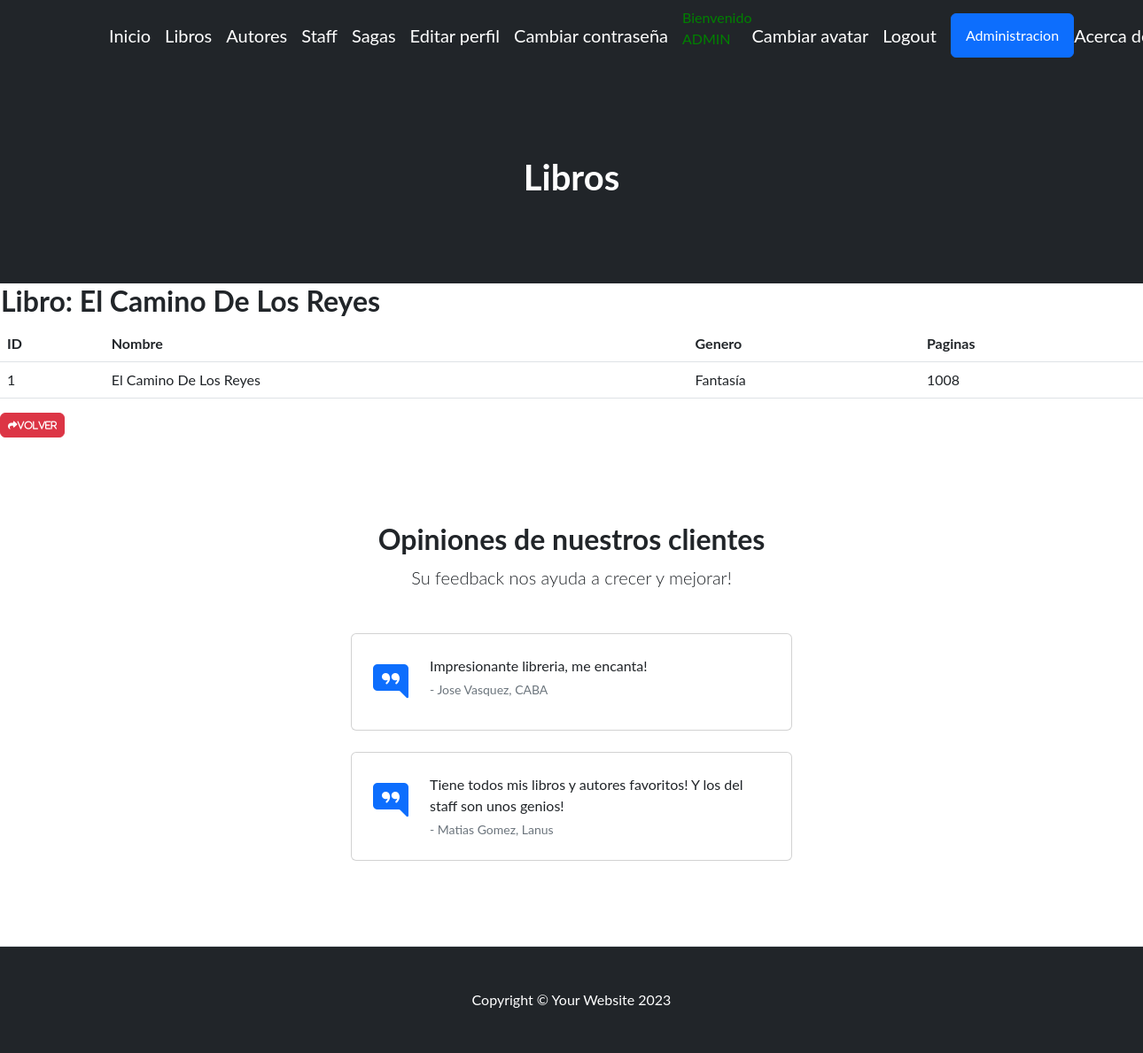
Page /miaplicacion/detail_libros/1/ (signed in) on the committed database.
### miaplicacion/models.py (models this page shows)
class Libros(models.Model):
    nombre = models.CharField(max_length=50)
    genero = models.CharField(max_length=50)
    cantidadDePaginas = models.IntegerField()
    def __str__(self):
        return f"{self.nombre}"

### miaplicacion/views.py (the view)
# urls.py: path('detail_libros/<int:pk>/', libroDetail.as_view(), name="detail_libro"),
class libroDetail(LoginRequiredMixin, DetailView):
    model = Libros

### miaplicacion/templates/miaplicacion/libros_detail.html (shortened to what this page needs)
{% extends 'miaplicacion/base.html' %}
{% load static %}
{% block cabecera %}Libros{% endblock cabecera %}
{% block contenido %}
<table>
    <tr>
        <td><h2>Libro: {{object}}</h2></td>
    </tr>
</table>
<table class="table">
  <thead>
    <tr>
      <th>ID</th>
      <th>Nombre</th>
      <th>Genero</th>
      <th>Paginas</th>
    </tr>
  </thead>
  <tbody>
    <tr>
      <td>{{ object.id }}</td>
      <td>{{ object.nombre }}</td>
      <td>{{ object.genero }}</td>
      <td>{{ object.cantidadDePaginas }}</td>
    </tr>
  </tbody>
</table>
<a
href="{% url 'Libros' %}"
class="btn btn-danger"
style="--bs-btn-padding-y: .25rem; --bs-btn-padding-x: .5rem; --bs-btn-font-size: .75rem;"
><i class="fa fa-share fa-sm" title="List Back">Volver</i>
</a>
{% endblock contenido %}

### miaplicacion/templates/miaplicacion/base.html (shortened to what this page needs)
<!DOCTYPE html>
<html lang="en">
    <head>
        {% load static %}
        <link href="https://cdn.jsdelivr.net/npm/bootstrap-icons@1.4.1/font/bootstrap-icons.css" rel="stylesheet" />
        <link rel="stylesheet" href="https://cdnjs.cloudflare.com/ajax/libs/font-awesome/6.4.0/css/all.min.css">
        <link href="{% static 'miaplicacion/css/styles.css' %}" rel="stylesheet" />
    </head>
    <body>
        <nav class="navbar navbar-expand-lg navbar-dark bg-dark">
            <div class="container px-5">
                <a class="navbar-brand" href="{% url 'Inicio' %}">Inicio</a>
                {% if user.is_authenticated %}
                    <a class="navbar-brand" href="{% url 'Libros' %}">Libros</a>
                    <a class="navbar-brand" href="{% url 'Autores' %}">Autores</a>
                    <a class="navbar-brand" href="{% url 'Staff' %}">Staff</a>
                    <a class="navbar-brand" href="{% url 'Sagas' %}">Sagas</a>
                    <a class="navbar-brand" href="{% url 'editar_perfil' %}">Editar perfil</a>
                    <a class="navbar-brand" href="{% url 'editar_password' %}">Cambiar contraseña</a>
                    <p style="color:green">Bienvenido {{user.username|upper}}
                    <a class="navbar-brand" href="{% url 'agregar_avatar' %}">Cambiar avatar</a>
                    <a class="navbar-brand" href="{% url 'logout' %}">Logout</a>
                    <a class="btn btn-primary" href="{% url 'admin:index' %}">Administracion</a>
                {% else %}
                    <a class="btn btn-info" href="{% url 'login' %}">Login</a>
                    <a class="btn btn-info" href="{% url 'register' %}">Registrarse</a>
                {% endif %}
                <a class="navbar-brand" href="{% url 'acerca_de_mi' %}">Acerca de mi</a>
            </div>
        </nav>
        <header class="bg-dark py-5">
            <div class="container px-5">
                <div class="row gx-5 justify-content-center">
                    <div class="col-lg-6">
                        <div class="text-center my-5">
                            <h1 class="mb-5" style="color:white">
                                {% block cabecera %}{% endblock cabecera %}
                            </h1>
                        </div>
                    </div>
                </div>
            </div>
        </header>
        {% block contenido %}
        {% endblock contenido %}
        <section class="py-5 border-bottom">
            <div class="container px-5 my-5 px-5">
                <div class="text-center mb-5">
                    <h2 class="fw-bolder">Opiniones de nuestros clientes</h2>
                    <p class="lead mb-0">Su feedback nos ayuda a crecer y mejorar!</p>
                </div>
                <div class="row gx-5 justify-content-center">
                    <div class="col-lg-6">
                        <div class="card mb-4">
                            <div class="card-body p-4">
                                <div class="d-flex">
                                    <div class="flex-shrink-0"><i class="bi bi-chat-right-quote-fill text-primary fs-1"></i></div>
                                    <div class="ms-4">
                                        <p class="mb-1">Impresionante libreria, me encanta!</p>
                                        <div class="small text-muted">- Jose Vasquez, CABA</div>
                                    </div>
                                </div>
                            </div>
                        </div>
                        <div class="card">
                            <div class="card-body p-4">
                                <div class="d-flex">
                                    <div class="flex-shrink-0"><i class="bi bi-chat-right-quote-fill text-primary fs-1"></i></div>
                                    <div class="ms-4">
                                        <p class="mb-1">Tiene todos mis libros y autores favoritos! Y los del staff son unos genios!</p>
                                        <div class="small text-muted">- Matias Gomez, Lanus</div>
                                    </div>
                                </div>
                            </div>
                        </div>
                    </div>
                </div>
            </div>
        </section>
        <footer class="py-5 bg-dark">
            <div class="container px-5"><p class="m-0 text-center text-white">Copyright &copy; Your Website 2023</p></div>
        </footer>
    </body>
</html>

### rows in the picture
Libros: nombre "El Camino De Los Reyes", id "1", genero "Fantasía", cantidadDePaginas "1008"

### other values in the picture
{{ user.username|upper }} "ADMIN"
